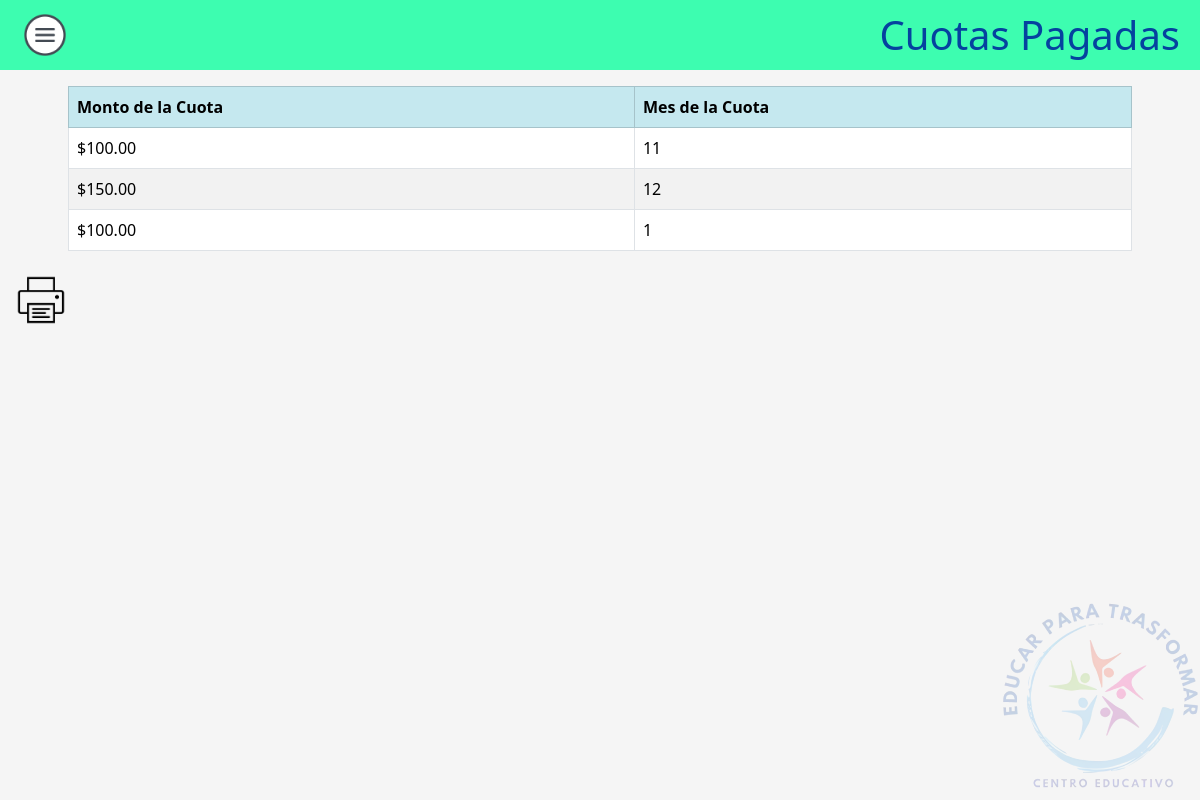
The page /Padre/cuotaPago/cuotasPagadas.php on the database its author committed.
### tables this page shows
CREATE TABLE `cuotas` (
  `id` int(11) NOT NULL,
  `id_padre` int(11) DEFAULT NULL,
  `idAlumno` int(11) DEFAULT NULL,
  `mes` int(11) DEFAULT NULL,
  `año` int(11) DEFAULT NULL,
  `monto` decimal(10,2) DEFAULT NULL,
  `estado` enum('pendiente','pagado') DEFAULT NULL
);

### Padre/cuotaPago/cuotasPagadas.php (the view, shortened to what this page needs)
<!DOCTYPE html>
<html>
<head>
    <link href="https://cdn.jsdelivr.net/npm/bootstrap@5.3.2/dist/css/bootstrap.min.css" rel="stylesheet">
    <link rel="stylesheet" href="../../Css/styles.css">
</head>
<body>
    <header class="header no-print">
        <a type="button" data-bs-toggle="offcanvas" data-bs-target="#offcanvasExample" aria-controls="offcanvasExample">
            <img src="../../Css/hamburguesa.png" width="50px">
        </a>
        <h1 style="text-align: center; color: #05429f">Cuotas Pagadas</h1>
    </header>
    <div class="mt-2 mx-auto p-2" style="width: 90vw">
        <?php
        $conn = conectar();
        $padreId = 1;
        $query = "SELECT cuotas.monto, cuotas.mes
              FROM cuotas
              WHERE cuotas.id_padre = $padreId
              AND cuotas.estado = 'pagado'";
        $result = mysqli_query($conn, $query);
        if ($result && mysqli_num_rows($result) > 0) {
            echo '<table class="table table-striped table-bordered">';
            echo '<tr class="table-info">';
            echo '<th>Monto de la Cuota</th>';
            echo '<th>Mes de la Cuota</th>';
            echo '</tr>';
            while ($row = mysqli_fetch_assoc($result)) {
                echo '<tr>';
                echo '<td>$' . $row['monto'] . '</td>';
                echo '<td>' . $row['mes'] . '</td>';
                echo '</tr>';
            }
            echo '</table>';
        } else {
            echo "<p>No se encontraron cuotas pagadas para este padre.</p>";
        }
        ?>
    </div>
    <a class="no-print ms-3" type='button' onclick='imprimirTabla()'><img src='../../Css/print.png' width='50px'></a>
    <div id="footer">
        <img src="../../Css/Logotipo200x200.png">
    </div>
</body>
</html>

### Css/styles.css (style rules this page uses)
body { background-color: #f5f5f5; }
.header { background-color: #3dfdb0; color: #fff; padding: 10px 20px; display: flex; justify-content: space-between; align-items: center; }
.header h1 { text-align: center; margin: 0; }
#footer { position: fixed; right: 0; bottom: 0; margin: 0; padding: 0; }
#footer img { width: 200px; opacity: 0.2; }

### rows shown on the page
cuotas: monto "100.00", mes "11"
cuotas: monto "150.00", mes "12"
cuotas: monto "100.00", mes "1"
